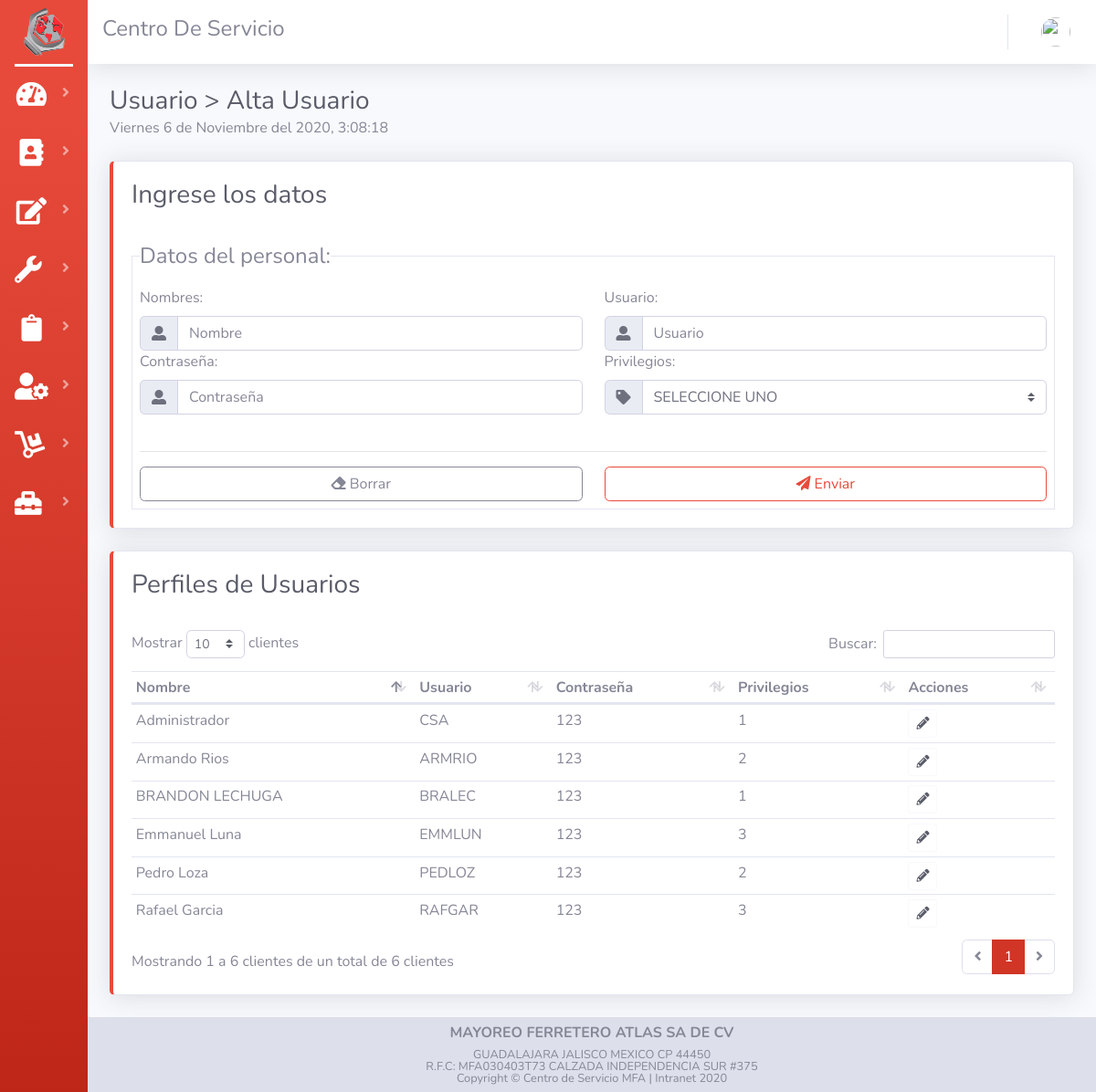
Screenshot of /usuario.php with the database file from the repository.
### tables this page shows
CREATE TABLE `tab_users`  (
  `code_user` int(11) NOT NULL AUTO_INCREMENT,
  `name_user` varchar(50) NOT NULL,
  `nick_user` varchar(50) NOT NULL,
  `pass_user` varchar(50) NOT NULL,
  `priv_user` int(1) NOT NULL,
  `conf_user` varchar(15) NOT NULL,
  `taller` int(11) NOT NULL,
  PRIMARY KEY (`code_user`) USING BTREE
);

### usuario.php (the view, shortened to what this page needs)
<?php session_start();
include("assets/controler/conexion.php"); ?>
<!DOCTYPE html>
<html lang="en">
<head>
    <?php include("assets/common/header.php"); ?>
</head>
<body id="page-top">
    <div id="wrapper">
        <?php include("assets/common/sidebar.php"); ?>
        <div id="content-wrapper" class="d-flex flex-column">
            <div id="content">
                <?php include("assets/common/topbar.php"); ?>
                <div class="container-fluid">
                    <div class="d-sm-flex align-items-center justify-content-between mb-4">
                        <div>
                            <h1 class='h3 mb-0 text-gray-800'>Usuario > Alta Usuario</h1>
                            <div id="reloj" style="text-align: left;"></div>
                        </div>
                    </div>
                    <div class="row">
                        <div class="col-xl-12 col-md-12 mb-12">
                            <div class="card border-left-danger shadow ">
                                <div class="card-body">
                                    <h1 class='h3 text-gray-800'>Ingrese los datos</h1>
                                    <br>
                                    <form class="form" id="cleanForm" action="assets/controler/usuario/altaUsuario.php" method="POST">
                                        <fieldset class='border p-2'>
                                            <legend class='w-auto'>Datos del personal:</legend>
                                            <div class="row">
                                                <div class="col-lg-6 col-md-6 col-sm-12 col-xs-12">
                                                    <label>Nombres:</label>
                                                    <div class="input-group ">
                                                        <div class="input-group-prepend">
                                                            <span class="input-group-text">
                                                                <i class="fas fa-user-alt"></i>
                                                            </span>
                                                        </div>
                                                        <input type="text" class="form-control" placeholder="Nombre" name="formUseNom" required>
                                                    </div>
                                                </div>
                                                <div class="col-lg-6 col-md-6 col-sm-12 col-xs-12">
                                                    <label>Usuario:</label>
                                                    <div class="input-group ">
                                                        <div class="input-group-prepend">
                                                            <span class="input-group-text">
                                                                <i class="fas fa-user-alt"></i>
                                                            </span>
                                                        </div>
                                                        <input type="text" class="form-control" placeholder="Usuario" name="formUseUsu" required>
                                                    </div>
                                                </div>
                                                <div class="col-lg-6 col-md-6 col-sm-12 col-xs-12">
                                                    <label>Contraseña:</label>
                                                    <div class="input-group ">
                                                        <div class="input-group-prepend">
                                                            <span class="input-group-text">
                                                                <i class="fas fa-user-alt"></i>
                                                            </span>
                                                        </div>
                                                        <input type="password"  class="form-control" placeholder="Contraseña" name="formUseCon" aria-describedby="passwordHelpInline" required>
                                                    </div>
                                                </div>
                                                <div class="col-lg-6 col-md-6 col-sm-12 col-xs-12">
                                                    <label>Privilegios:</label>
                                                    <div class="input-group ">
                                                        <div class="input-group-prepend">
                                                            <span class="input-group-text">
                                                                <i class="fas fa-tag"></i>
                                                            </span>
                                                        </div>
                                                        <select name="fromUsePriv" class="custom-select" required>
                                                            <option value="" selected disabled>SELECCIONE UNO
                                                            </option>
                                                        </select>
                                                    </div>
                                                </div>
                                            </div>
                                            <br>
                                            <hr>
                                            <div class="row">
                                                <div class="col-lg-6 col-md-6 col-sm-12 col-xs-12">
                                                    <button type="button" onClick=clean() class="btn btn-outline-secondary btn-block"><i class="fas fa-eraser"></i> Borrar</button>
                                                </div>
                                                <br>
                                                <div class="col-lg-6 col-md-6 col-sm-12 col-xs-12">
                                                    <button type="submit" class="btn btn-outline-danger btn-block"><i class="fas fa-paper-plane"></i> Enviar</button>
                                                </div>
                                            </div>
                                        </fieldset>
                                    </form>
                                </div>
                            </div>
                            <br>
                        </div>
                        <div class="col-xl-12 col-md-12 mb-12">
                            <div class="card border-left-danger shadow ">
                                <div class="card-body">
                                    <h1 class='h3 text-gray-800'>Perfiles de Usuarios</h1>
                                    <br>
                                    <div class="table-responsive">
                                        <table class="table table-hover table-sm" id="dataTableCliente" width="100%" cellspacing="0">
                                            <thead>
                                                <tr>
                                                    <th>Nombre</th>
                                                    <th>Usuario</th>
                                                    <th>Contraseña</th>
                                                    <th>Privilegios</th>
                                                    <th>Acciones</th>
                                                </tr>
                                            </thead>
                                            <tbody>
                                                <?php
                                                $queryCliente = "SELECT * FROM tab_users";
                                                $rsCliente = mysqli_query($con, $queryCliente) or die("Error de consulta");
                                                while ($Cliente = mysqli_fetch_array($rsCliente)) {
                                                    echo "
                    <tr>
                            <td>" . $Cliente['name_user'] . "</td>
                            <td>" . $Cliente['nick_user'] . "</td>
                            <td>" . $Cliente['pass_user'] . "</td>
                            <td>" . $Cliente['priv_user'] . "</td>
                            <td><button type='button' class='btn btn-outline-light text-dark btn-sm BtnCliente' data-toggle='modal' data-target='#modalCliente'value=" . $Cliente["code_user"] . ">
                            <i class='fas fa-pencil-alt'></i></button></td>
                        </tr>
                    ";
                                                } ?>
                                            </tbody>
                                        </table>
                                    </div>
                                </div>
                            </div>
                            <br>
                        </div>
                    </div>
                </div>
            </div>
            <?php include_once("assets/common/foter.php"); ?>
        </div>
    </div>
</body>
</html>

### assets/css/code.css (style rules this page uses)
* { margin: 0; padding: 0; box-sizing: border-box; }

### rows the page displays
tab_users: name_user "Administrador", nick_user "CSA", pass_user "123", priv_user "1"
tab_users: name_user "Armando Rios", nick_user "ARMRIO", pass_user "123", priv_user "2"
tab_users: name_user "Emmanuel Luna", nick_user "EMMLUN", pass_user "123", priv_user "3"
tab_users: name_user "BRANDON LECHUGA", nick_user "BRALEC", pass_user "123", priv_user "1", $Cliente["code_user"] 4 (drawn)
tab_users: name_user "Pedro Loza", nick_user "PEDLOZ", pass_user "123", priv_user "2", $Cliente["code_user"] 5 (drawn)
tab_users: name_user "Rafael Garcia", nick_user "RAFGAR", pass_user "123", priv_user "3", $Cliente["code_user"] 6 (drawn)
